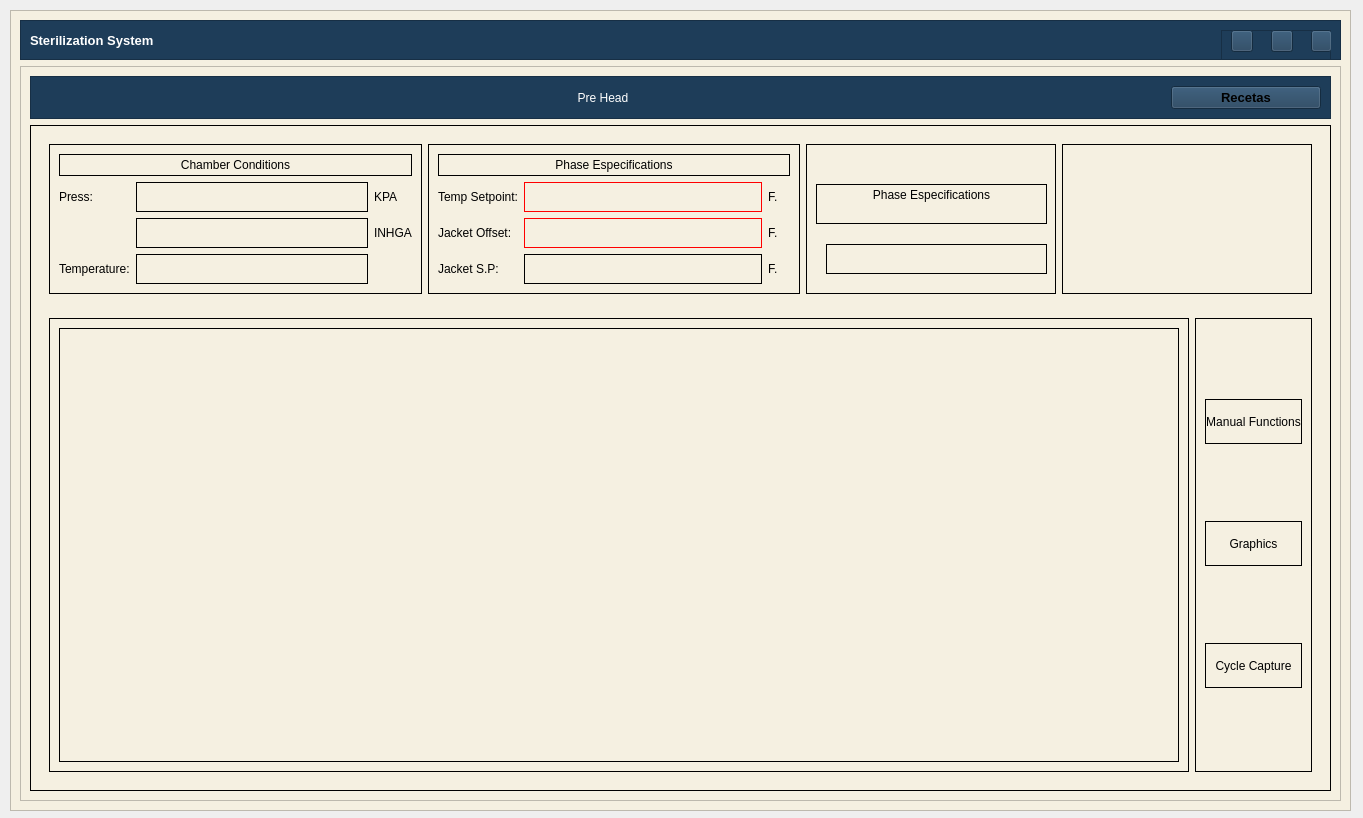
<?xml version="1.0" encoding="UTF-8"?>
<ui version="4.0">
 <class>MainWindow</class>
 <widget class="QMainWindow" name="MainWindow">
  <property name="geometry">
   <rect>
    <x>0</x>
    <y>0</y>
    <width>1363</width>
    <height>818</height>
   </rect>
  </property>
  <property name="windowTitle">
   <string>MainWindow</string>
  </property>
  <widget class="QWidget" name="centralwidget">
   <widget class="QFrame" name="content_frame">
    <property name="geometry">
     <rect>
      <x>10</x>
      <y>10</y>
      <width>1341</width>
      <height>801</height>
     </rect>
    </property>
    <property name="styleSheet">
     <string notr="true">background-color: rgb(245, 240, 225);</string>
    </property>
    <property name="frameShape">
     <enum>QFrame::StyledPanel</enum>
    </property>
    <property name="frameShadow">
     <enum>QFrame::Raised</enum>
    </property>
    <layout class="QVBoxLayout" name="verticalLayout">
     <item>
      <widget class="QFrame" name="top_bar_frame">
       <property name="minimumSize">
        <size>
         <width>0</width>
         <height>40</height>
        </size>
       </property>
       <property name="maximumSize">
        <size>
         <width>16777215</width>
         <height>40</height>
        </size>
       </property>
       <property name="styleSheet">
        <string notr="true">background-color: #1e3d59;</string>
       </property>
       <property name="frameShape">
        <enum>QFrame::StyledPanel</enum>
       </property>
       <property name="frameShadow">
        <enum>QFrame::Raised</enum>
       </property>
       <layout class="QHBoxLayout" name="horizontalLayout_3">
        <item>
         <widget class="QLabel" name="title_label">
          <property name="font">
           <font>
            <pointsize>10</pointsize>
            <bold>true</bold>
           </font>
          </property>
          <property name="styleSheet">
           <string notr="true">color: white;</string>
          </property>
          <property name="text">
           <string>Sterilization System</string>
          </property>
         </widget>
        </item>
        <item>
         <widget class="QFrame" name="buttons_holder_frame">
          <property name="minimumSize">
           <size>
            <width>0</width>
            <height>30</height>
           </size>
          </property>
          <property name="maximumSize">
           <size>
            <width>110</width>
            <height>16777215</height>
           </size>
          </property>
          <property name="frameShape">
           <enum>QFrame::StyledPanel</enum>
          </property>
          <property name="frameShadow">
           <enum>QFrame::Raised</enum>
          </property>
          <widget class="QToolButton" name="minimize_button">
           <property name="geometry">
            <rect>
             <x>10</x>
             <y>0</y>
             <width>22</width>
             <height>22</height>
            </rect>
           </property>
           <property name="text">
            <string/>
           </property>
           <property name="icon">
            <iconset>
             <normaloff>../../pys6-recipes-organizer/assets/icons/minimize-window.png</normaloff>../../pys6-recipes-organizer/assets/icons/minimize-window.png</iconset>
           </property>
           <property name="iconSize">
            <size>
             <width>25</width>
             <height>25</height>
            </size>
           </property>
          </widget>
          <widget class="QToolButton" name="restore_button">
           <property name="geometry">
            <rect>
             <x>50</x>
             <y>0</y>
             <width>22</width>
             <height>22</height>
            </rect>
           </property>
           <property name="text">
            <string/>
           </property>
           <property name="icon">
            <iconset>
             <normaloff>../../pys6-recipes-organizer/assets/icons/restore-window.png</normaloff>../../pys6-recipes-organizer/assets/icons/restore-window.png</iconset>
           </property>
           <property name="iconSize">
            <size>
             <width>25</width>
             <height>25</height>
            </size>
           </property>
          </widget>
          <widget class="QToolButton" name="maximize_button">
           <property name="geometry">
            <rect>
             <x>50</x>
             <y>0</y>
             <width>22</width>
             <height>22</height>
            </rect>
           </property>
           <property name="text">
            <string/>
           </property>
           <property name="icon">
            <iconset>
             <normaloff>../../pys6-recipes-organizer/assets/icons/maximize-window.png</normaloff>../../pys6-recipes-organizer/assets/icons/maximize-window.png</iconset>
           </property>
           <property name="iconSize">
            <size>
             <width>25</width>
             <height>25</height>
            </size>
           </property>
          </widget>
          <widget class="QToolButton" name="close_button">
           <property name="geometry">
            <rect>
             <x>90</x>
             <y>0</y>
             <width>21</width>
             <height>22</height>
            </rect>
           </property>
           <property name="text">
            <string/>
           </property>
           <property name="icon">
            <iconset>
             <normaloff>../../pys6-recipes-organizer/assets/icons/close-window.png</normaloff>../../pys6-recipes-organizer/assets/icons/close-window.png</iconset>
           </property>
           <property name="iconSize">
            <size>
             <width>25</width>
             <height>25</height>
            </size>
           </property>
          </widget>
         </widget>
        </item>
       </layout>
      </widget>
     </item>
     <item>
      <widget class="QFrame" name="frame_3">
       <property name="frameShape">
        <enum>QFrame::StyledPanel</enum>
       </property>
       <property name="frameShadow">
        <enum>QFrame::Raised</enum>
       </property>
       <layout class="QVBoxLayout" name="verticalLayout_2">
        <item>
         <widget class="QFrame" name="frame_6">
          <property name="minimumSize">
           <size>
            <width>0</width>
            <height>0</height>
           </size>
          </property>
          <property name="maximumSize">
           <size>
            <width>16777215</width>
            <height>50</height>
           </size>
          </property>
          <property name="styleSheet">
           <string notr="true">background-color: #1e3d59;</string>
          </property>
          <property name="frameShape">
           <enum>QFrame::StyledPanel</enum>
          </property>
          <property name="frameShadow">
           <enum>QFrame::Raised</enum>
          </property>
          <layout class="QHBoxLayout" name="horizontalLayout">
           <item>
            <spacer name="horizontalSpacer_2">
             <property name="orientation">
              <enum>Qt::Horizontal</enum>
             </property>
             <property name="sizeHint" stdset="0">
              <size>
               <width>40</width>
               <height>20</height>
              </size>
             </property>
            </spacer>
           </item>
           <item>
            <widget class="QLabel" name="label">
             <property name="minimumSize">
              <size>
               <width>200</width>
               <height>0</height>
              </size>
             </property>
             <property name="styleSheet">
              <string notr="true">color: rgb(255, 255, 255);
font: 700 16pt &quot;Segoe UI&quot;;</string>
             </property>
             <property name="text">
              <string>Pre Head</string>
             </property>
             <property name="alignment">
              <set>Qt::AlignCenter</set>
             </property>
            </widget>
           </item>
           <item>
            <spacer name="horizontalSpacer">
             <property name="orientation">
              <enum>Qt::Horizontal</enum>
             </property>
             <property name="sizeHint" stdset="0">
              <size>
               <width>40</width>
               <height>20</height>
              </size>
             </property>
            </spacer>
           </item>
           <item>
            <widget class="QPushButton" name="add_edit_button">
             <property name="minimumSize">
              <size>
               <width>150</width>
               <height>0</height>
              </size>
             </property>
             <property name="font">
              <font>
               <pointsize>10</pointsize>
               <bold>true</bold>
              </font>
             </property>
             <property name="styleSheet">
              <string notr="true">QPushButton { 
background-color : #ff6e40;
color: white;
}
QPushButton::hover {background-color : #ffc13b};</string>
             </property>
             <property name="text">
              <string>Recetas</string>
             </property>
             <property name="icon">
              <iconset>
               <normaloff>../../pys6-recipes-organizer/assets/icons/plus.png</normaloff>../../pys6-recipes-organizer/assets/icons/plus.png</iconset>
             </property>
             <property name="iconSize">
              <size>
               <width>20</width>
               <height>20</height>
              </size>
             </property>
            </widget>
           </item>
          </layout>
         </widget>
        </item>
        <item>
         <widget class="QFrame" name="frame">
          <property name="styleSheet">
           <string notr="true">border-color: rgb(0, 0, 0);
border: 1px solid black;</string>
          </property>
          <property name="frameShape">
           <enum>QFrame::StyledPanel</enum>
          </property>
          <property name="frameShadow">
           <enum>QFrame::Raised</enum>
          </property>
          <layout class="QVBoxLayout" name="verticalLayout_3">
           <item>
            <widget class="QFrame" name="frame_2">
             <property name="styleSheet">
              <string notr="true">
border: 0px solid black;</string>
             </property>
             <property name="frameShape">
              <enum>QFrame::StyledPanel</enum>
             </property>
             <property name="frameShadow">
              <enum>QFrame::Raised</enum>
             </property>
             <layout class="QHBoxLayout" name="horizontalLayout_2">
              <item>
               <widget class="QFrame" name="frame_9">
                <property name="styleSheet">
                 <string notr="true">border-color: rgb(0, 0, 0);
border: 1px solid black;</string>
                </property>
                <property name="frameShape">
                 <enum>QFrame::StyledPanel</enum>
                </property>
                <property name="frameShadow">
                 <enum>QFrame::Raised</enum>
                </property>
                <layout class="QGridLayout" name="gridLayout">
                 <item row="2" column="2">
                  <widget class="QLabel" name="label_5">
                   <property name="maximumSize">
                    <size>
                     <width>50</width>
                     <height>16777215</height>
                    </size>
                   </property>
                   <property name="styleSheet">
                    <string notr="true">border: 0px solid black;
font: 12pt &quot;Segoe UI&quot;;</string>
                   </property>
                   <property name="text">
                    <string>INHGA</string>
                   </property>
                  </widget>
                 </item>
                 <item row="1" column="1">
                  <widget class="QLineEdit" name="lineEdit">
                   <property name="minimumSize">
                    <size>
                     <width>0</width>
                     <height>30</height>
                    </size>
                   </property>
                   <property name="maximumSize">
                    <size>
                     <width>250</width>
                     <height>16777215</height>
                    </size>
                   </property>
                  </widget>
                 </item>
                 <item row="2" column="1">
                  <widget class="QLineEdit" name="lineEdit_2">
                   <property name="minimumSize">
                    <size>
                     <width>0</width>
                     <height>30</height>
                    </size>
                   </property>
                   <property name="maximumSize">
                    <size>
                     <width>250</width>
                     <height>16777215</height>
                    </size>
                   </property>
                  </widget>
                 </item>
                 <item row="1" column="0">
                  <widget class="QLabel" name="label_3">
                   <property name="maximumSize">
                    <size>
                     <width>150</width>
                     <height>16777215</height>
                    </size>
                   </property>
                   <property name="styleSheet">
                    <string notr="true">border: 0px solid black;
font: 12pt &quot;Segoe UI&quot;;</string>
                   </property>
                   <property name="text">
                    <string>Press:</string>
                   </property>
                  </widget>
                 </item>
                 <item row="1" column="2">
                  <widget class="QLabel" name="label_4">
                   <property name="maximumSize">
                    <size>
                     <width>50</width>
                     <height>16777215</height>
                    </size>
                   </property>
                   <property name="styleSheet">
                    <string notr="true">border: 0px solid black;
font: 12pt &quot;Segoe UI&quot;;</string>
                   </property>
                   <property name="text">
                    <string>KPA</string>
                   </property>
                  </widget>
                 </item>
                 <item row="3" column="0">
                  <widget class="QLabel" name="label_6">
                   <property name="minimumSize">
                    <size>
                     <width>50</width>
                     <height>0</height>
                    </size>
                   </property>
                   <property name="styleSheet">
                    <string notr="true">border: 0px solid black;
font: 12pt &quot;Segoe UI&quot;;</string>
                   </property>
                   <property name="text">
                    <string>Temperature:</string>
                   </property>
                  </widget>
                 </item>
                 <item row="3" column="1">
                  <widget class="QLineEdit" name="lineEdit_3">
                   <property name="minimumSize">
                    <size>
                     <width>0</width>
                     <height>30</height>
                    </size>
                   </property>
                   <property name="maximumSize">
                    <size>
                     <width>250</width>
                     <height>16777215</height>
                    </size>
                   </property>
                  </widget>
                 </item>
                 <item row="0" column="0" colspan="3">
                  <widget class="QLabel" name="label_2">
                   <property name="maximumSize">
                    <size>
                     <width>16777215</width>
                     <height>40</height>
                    </size>
                   </property>
                   <property name="styleSheet">
                    <string notr="true">font: 600 12pt &quot;Segoe UI&quot;;</string>
                   </property>
                   <property name="text">
                    <string>Chamber Conditions</string>
                   </property>
                   <property name="alignment">
                    <set>Qt::AlignHCenter|Qt::AlignTop</set>
                   </property>
                  </widget>
                 </item>
                </layout>
               </widget>
              </item>
              <item>
               <widget class="QFrame" name="frame_8">
                <property name="minimumSize">
                 <size>
                  <width>250</width>
                  <height>0</height>
                 </size>
                </property>
                <property name="styleSheet">
                 <string notr="true">border-color: rgb(0, 0, 0);
border: 1px solid black;</string>
                </property>
                <property name="frameShape">
                 <enum>QFrame::StyledPanel</enum>
                </property>
                <property name="frameShadow">
                 <enum>QFrame::Raised</enum>
                </property>
                <layout class="QGridLayout" name="gridLayout_2">
                 <item row="2" column="0">
                  <widget class="QLabel" name="label_10">
                   <property name="maximumSize">
                    <size>
                     <width>150</width>
                     <height>16777215</height>
                    </size>
                   </property>
                   <property name="styleSheet">
                    <string notr="true">border: 0px solid black;
font: 12pt &quot;Segoe UI&quot;;</string>
                   </property>
                   <property name="text">
                    <string>Temp Setpoint:</string>
                   </property>
                  </widget>
                 </item>
                 <item row="3" column="1">
                  <widget class="QLineEdit" name="lineEdit_5">
                   <property name="minimumSize">
                    <size>
                     <width>0</width>
                     <height>30</height>
                    </size>
                   </property>
                   <property name="maximumSize">
                    <size>
                     <width>250</width>
                     <height>16777215</height>
                    </size>
                   </property>
                   <property name="styleSheet">
                    <string notr="true">border-color: rgb(255, 0, 0);</string>
                   </property>
                  </widget>
                 </item>
                 <item row="4" column="1">
                  <widget class="QLineEdit" name="lineEdit_6">
                   <property name="minimumSize">
                    <size>
                     <width>0</width>
                     <height>30</height>
                    </size>
                   </property>
                   <property name="maximumSize">
                    <size>
                     <width>250</width>
                     <height>16777215</height>
                    </size>
                   </property>
                  </widget>
                 </item>
                 <item row="4" column="2">
                  <widget class="QLabel" name="label_13">
                   <property name="maximumSize">
                    <size>
                     <width>50</width>
                     <height>16777215</height>
                    </size>
                   </property>
                   <property name="styleSheet">
                    <string notr="true">border: 0px solid black;
font: 12pt &quot;Segoe UI&quot;;</string>
                   </property>
                   <property name="text">
                    <string>F.</string>
                   </property>
                  </widget>
                 </item>
                 <item row="2" column="1">
                  <widget class="QLineEdit" name="lineEdit_4">
                   <property name="minimumSize">
                    <size>
                     <width>0</width>
                     <height>30</height>
                    </size>
                   </property>
                   <property name="maximumSize">
                    <size>
                     <width>250</width>
                     <height>16777215</height>
                    </size>
                   </property>
                   <property name="styleSheet">
                    <string notr="true">border-color: rgb(255, 0, 0);</string>
                   </property>
                  </widget>
                 </item>
                 <item row="0" column="0" colspan="5">
                  <widget class="QLabel" name="label_7">
                   <property name="maximumSize">
                    <size>
                     <width>16777215</width>
                     <height>40</height>
                    </size>
                   </property>
                   <property name="styleSheet">
                    <string notr="true">font: 600 12pt &quot;Segoe UI&quot;;</string>
                   </property>
                   <property name="text">
                    <string>Phase Especifications</string>
                   </property>
                   <property name="alignment">
                    <set>Qt::AlignHCenter|Qt::AlignTop</set>
                   </property>
                  </widget>
                 </item>
                 <item row="3" column="0">
                  <widget class="QLabel" name="label_12">
                   <property name="maximumSize">
                    <size>
                     <width>150</width>
                     <height>16777215</height>
                    </size>
                   </property>
                   <property name="styleSheet">
                    <string notr="true">border: 0px solid black;
font: 12pt &quot;Segoe UI&quot;;</string>
                   </property>
                   <property name="text">
                    <string>Jacket Offset:</string>
                   </property>
                  </widget>
                 </item>
                 <item row="4" column="0">
                  <widget class="QLabel" name="label_14">
                   <property name="maximumSize">
                    <size>
                     <width>150</width>
                     <height>16777215</height>
                    </size>
                   </property>
                   <property name="styleSheet">
                    <string notr="true">border: 0px solid black;
font: 12pt &quot;Segoe UI&quot;;</string>
                   </property>
                   <property name="text">
                    <string>Jacket S.P:</string>
                   </property>
                  </widget>
                 </item>
                 <item row="2" column="2">
                  <widget class="QLabel" name="label_9">
                   <property name="maximumSize">
                    <size>
                     <width>50</width>
                     <height>16777215</height>
                    </size>
                   </property>
                   <property name="styleSheet">
                    <string notr="true">border: 0px solid black;
font: 12pt &quot;Segoe UI&quot;;</string>
                   </property>
                   <property name="text">
                    <string>F.</string>
                   </property>
                  </widget>
                 </item>
                 <item row="3" column="2">
                  <widget class="QLabel" name="label_11">
                   <property name="maximumSize">
                    <size>
                     <width>50</width>
                     <height>16777215</height>
                    </size>
                   </property>
                   <property name="styleSheet">
                    <string notr="true">border: 0px solid black;
font: 12pt &quot;Segoe UI&quot;;</string>
                   </property>
                   <property name="text">
                    <string>F.</string>
                   </property>
                  </widget>
                 </item>
                </layout>
               </widget>
              </item>
              <item>
               <widget class="QFrame" name="frame_7">
                <property name="minimumSize">
                 <size>
                  <width>250</width>
                  <height>0</height>
                 </size>
                </property>
                <property name="styleSheet">
                 <string notr="true">border-color: rgb(0, 0, 0);
border: 1px solid black;</string>
                </property>
                <property name="frameShape">
                 <enum>QFrame::StyledPanel</enum>
                </property>
                <property name="frameShadow">
                 <enum>QFrame::Raised</enum>
                </property>
                <widget class="QLineEdit" name="lineEdit_8">
                 <property name="geometry">
                  <rect>
                   <x>20</x>
                   <y>100</y>
                   <width>221</width>
                   <height>30</height>
                  </rect>
                 </property>
                 <property name="minimumSize">
                  <size>
                   <width>0</width>
                   <height>30</height>
                  </size>
                 </property>
                 <property name="maximumSize">
                  <size>
                   <width>250</width>
                   <height>16777215</height>
                  </size>
                 </property>
                </widget>
                <widget class="QLabel" name="label_8">
                 <property name="geometry">
                  <rect>
                   <x>10</x>
                   <y>40</y>
                   <width>231</width>
                   <height>40</height>
                  </rect>
                 </property>
                 <property name="maximumSize">
                  <size>
                   <width>16777215</width>
                   <height>40</height>
                  </size>
                 </property>
                 <property name="styleSheet">
                  <string notr="true">font: 600 12pt &quot;Segoe UI&quot;;</string>
                 </property>
                 <property name="text">
                  <string>Phase Especifications</string>
                 </property>
                 <property name="alignment">
                  <set>Qt::AlignHCenter|Qt::AlignTop</set>
                 </property>
                </widget>
                <widget class="QLineEdit" name="lineEdit_7">
                 <property name="geometry">
                  <rect>
                   <x>107</x>
                   <y>170</y>
                   <width>91</width>
                   <height>30</height>
                  </rect>
                 </property>
                 <property name="minimumSize">
                  <size>
                   <width>0</width>
                   <height>30</height>
                  </size>
                 </property>
                 <property name="maximumSize">
                  <size>
                   <width>250</width>
                   <height>16777215</height>
                  </size>
                 </property>
                </widget>
                <widget class="QLabel" name="label_15">
                 <property name="geometry">
                  <rect>
                   <x>10</x>
                   <y>175</y>
                   <width>91</width>
                   <height>21</height>
                  </rect>
                 </property>
                 <property name="maximumSize">
                  <size>
                   <width>150</width>
                   <height>16777215</height>
                  </size>
                 </property>
                 <property name="styleSheet">
                  <string notr="true">border: 0px solid black;
font: 12pt &quot;Segoe UI&quot;;</string>
                 </property>
                 <property name="text">
                  <string>Jacket Temp:</string>
                 </property>
                </widget>
                <widget class="QLabel" name="label_17">
                 <property name="geometry">
                  <rect>
                   <x>210</x>
                   <y>180</y>
                   <width>16</width>
                   <height>20</height>
                  </rect>
                 </property>
                 <property name="maximumSize">
                  <size>
                   <width>50</width>
                   <height>16777215</height>
                  </size>
                 </property>
                 <property name="styleSheet">
                  <string notr="true">border: 0px solid black;
font: 12pt &quot;Segoe UI&quot;;</string>
                 </property>
                 <property name="text">
                  <string>F.</string>
                 </property>
                </widget>
               </widget>
              </item>
              <item>
               <widget class="QFrame" name="frame_5">
                <property name="minimumSize">
                 <size>
                  <width>250</width>
                  <height>0</height>
                 </size>
                </property>
                <property name="styleSheet">
                 <string notr="true">border-color: rgb(0, 0, 0);
border: 1px solid black;</string>
                </property>
                <property name="frameShape">
                 <enum>QFrame::StyledPanel</enum>
                </property>
                <property name="frameShadow">
                 <enum>QFrame::Raised</enum>
                </property>
                <widget class="QLabel" name="label_16">
                 <property name="geometry">
                  <rect>
                   <x>260</x>
                   <y>200</y>
                   <width>6</width>
                   <height>20</height>
                  </rect>
                 </property>
                 <property name="maximumSize">
                  <size>
                   <width>50</width>
                   <height>16777215</height>
                  </size>
                 </property>
                 <property name="styleSheet">
                  <string notr="true">border: 0px solid black;</string>
                 </property>
                 <property name="text">
                  <string>F</string>
                 </property>
                </widget>
               </widget>
              </item>
             </layout>
            </widget>
           </item>
           <item>
            <widget class="QFrame" name="frame_4">
             <property name="styleSheet">
              <string notr="true">border: 0px solid black;</string>
             </property>
             <property name="frameShape">
              <enum>QFrame::StyledPanel</enum>
             </property>
             <property name="frameShadow">
              <enum>QFrame::Raised</enum>
             </property>
             <layout class="QHBoxLayout" name="horizontalLayout_4">
              <item>
               <widget class="QFrame" name="frame_11">
                <property name="minimumSize">
                 <size>
                  <width>900</width>
                  <height>0</height>
                 </size>
                </property>
                <property name="styleSheet">
                 <string notr="true">border-color: rgb(0, 0, 0);
border: 1px solid black;</string>
                </property>
                <property name="frameShape">
                 <enum>QFrame::StyledPanel</enum>
                </property>
                <property name="frameShadow">
                 <enum>QFrame::Raised</enum>
                </property>
                <layout class="QVBoxLayout" name="verticalLayout_5">
                 <item>
                  <widget class="QGraphicsView" name="graphicsView"/>
                 </item>
                </layout>
               </widget>
              </item>
              <item>
               <widget class="QFrame" name="frame_10">
                <property name="styleSheet">
                 <string notr="true">border-color: rgb(0, 0, 0);
border: 1px solid black;</string>
                </property>
                <property name="frameShape">
                 <enum>QFrame::StyledPanel</enum>
                </property>
                <property name="frameShadow">
                 <enum>QFrame::Raised</enum>
                </property>
                <layout class="QVBoxLayout" name="verticalLayout_4">
                 <item>
                  <widget class="QPushButton" name="pushButton">
                   <property name="minimumSize">
                    <size>
                     <width>0</width>
                     <height>45</height>
                    </size>
                   </property>
                   <property name="styleSheet">
                    <string notr="true">
QPushButton { 
background-color : #ff6e40;
color: white;
}
QPushButton::hover {background-color : #ffc13b};</string>
                   </property>
                   <property name="text">
                    <string>Manual Functions</string>
                   </property>
                  </widget>
                 </item>
                 <item>
                  <widget class="QPushButton" name="pushButton_2">
                   <property name="minimumSize">
                    <size>
                     <width>0</width>
                     <height>45</height>
                    </size>
                   </property>
                   <property name="styleSheet">
                    <string notr="true">QPushButton { 
background-color : #ff6e40;
color: white;
}
QPushButton::hover {background-color : #ffc13b};</string>
                   </property>
                   <property name="text">
                    <string>Graphics</string>
                   </property>
                  </widget>
                 </item>
                 <item>
                  <widget class="QPushButton" name="pushButton_3">
                   <property name="minimumSize">
                    <size>
                     <width>0</width>
                     <height>45</height>
                    </size>
                   </property>
                   <property name="styleSheet">
                    <string notr="true">QPushButton { 
background-color : #ff6e40;
color: white;
}
QPushButton::hover {background-color : #ffc13b};</string>
                   </property>
                   <property name="text">
                    <string>Cycle Capture</string>
                   </property>
                  </widget>
                 </item>
                </layout>
               </widget>
              </item>
             </layout>
            </widget>
           </item>
          </layout>
         </widget>
        </item>
       </layout>
      </widget>
     </item>
    </layout>
   </widget>
  </widget>
 </widget>
 <resources/>
 <connections/>
</ui>
